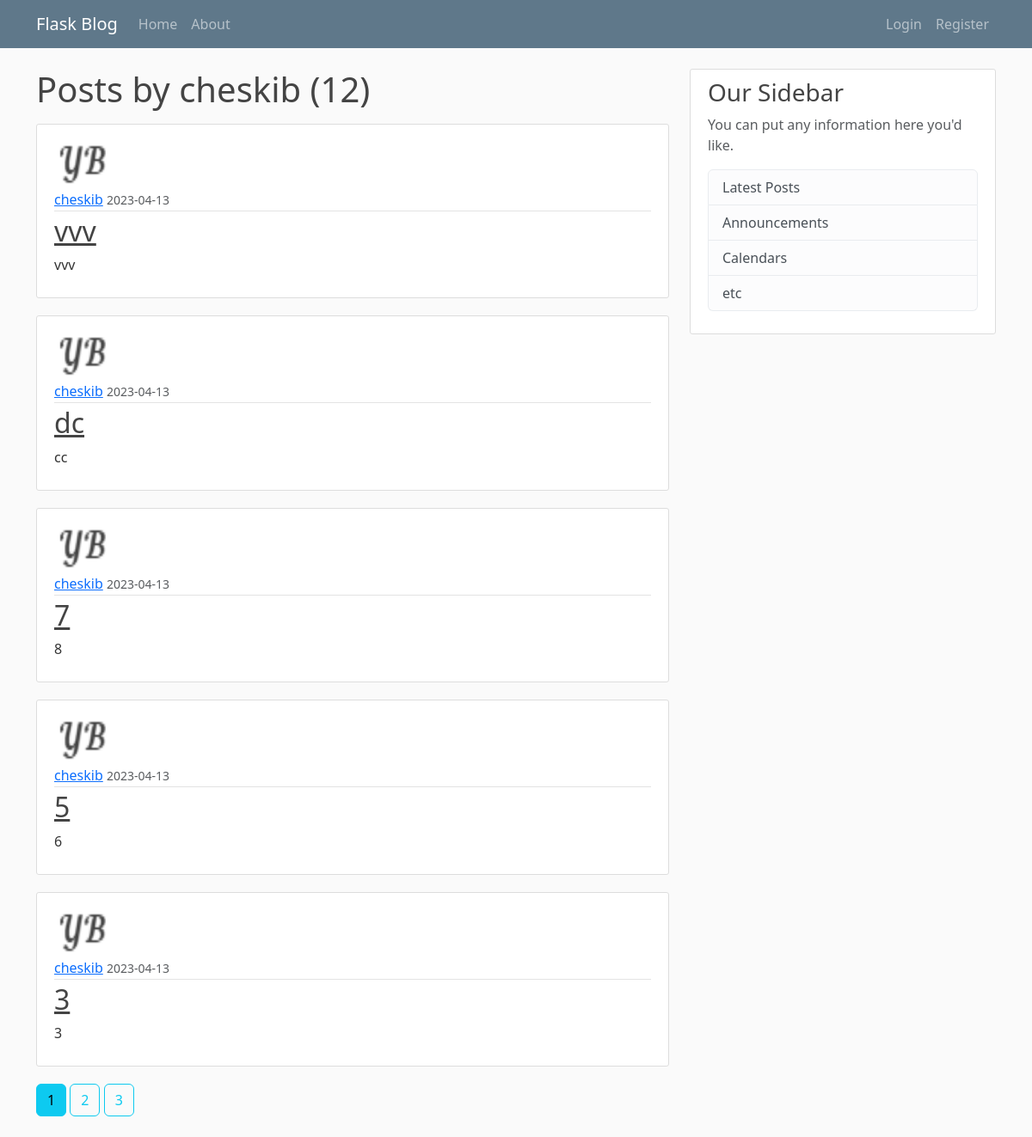
Page /user/cheskib on the committed database.
### flaskblog/models.py (models this page shows, shortened)
class User(db.Model, UserMixin):
    id         = db.Column(db.Integer, primary_key=True)
    username   = db.Column(db.String(20), unique=True, nullable=False)
    email      = db.Column(db.String(120), unique=True, nullable=False)
    image_file = db.Column(db.String(20), nullable=False, default='default.jpg')
    password   = db.Column(db.String(60), nullable=False)
    posts      = db.relationship('Post', backref='author', lazy=True)

class Post(db.Model):
    id          = db.Column(db.Integer, primary_key=True)
    title       = db.Column(db.String(100), nullable=False)
    date_posted = db.Column(db.DateTime, nullable=False, default=datetime.datetime.utcnow)
    content     = db.Column(db.Text, nullable=False)
    user_id     = db.Column(db.Integer, db.ForeignKey('user.id'), nullable=False)

### flaskblog/users/routes.py (the view)
@users.route('/user/<string:username>')
def user_posts(username):
    page = request.args.get('page', 1, type=int)
    user = User.query.filter_by(username=username).first_or_404()
    posts = Post.query.filter_by(author=user)\
        .order_by(Post.date_posted.desc())\
        .paginate(page=page, per_page=5)
    return render_template('user_posts.html', posts=posts, user=user)

### flaskblog/templates/user_posts.html
{% extends 'layout.html' %}
{% block content %}
    <h1 class="mb-3">Posts by {{ user.username }} ({{ posts.total }})</h1>
    {% for post in posts.items %}
    <article class="media content-section">
        <img class="rounded-circle article-img" src="{{ url_for('static', filename='profile-pics/' + post.author.image_file) }}">
        <div class="media-body">
          <div class="article-metadata">
            <a class="mr-2" href="{{ url_for('users.user_posts', username=post.author.username) }}">{{ post.author.username }}</a>
            <small class="text-muted">{{ post.date_posted.strftime('%Y-%m-%d') }}</small>
          </div>
          <h2><a class="article-title" href="{{ url_for('posts.post', post_id=post.id) }}">{{ post.title }}</a></h2>
          <p class="article-content">{{ post.content }}</p>
        </div>
    </article>
    {% endfor %}
    {% for page_num in posts.iter_pages(left_edge=1, right_edge=1, left_current=1, right_current=1) %}
      {% if page_num %}
        {% if posts.page == page_num %}
          <a class="btn btn-info mb-4" href="{{ url_for('users.user_posts',username=user.username, page=page_num) }}">{{ page_num }}</a>
        {% else %}
          <a class="btn btn-outline-info mb-4" href="{{ url_for('users.user_posts',username=user.username, page=page_num) }}">{{ page_num }}</a>
        {% endif %}
      {% else %}
        ...
      {% endif %}
    {% endfor %}
{% endblock content %}

### flaskblog/static/main.css (style rules this page uses)
body { background: #fafafa; color: #333333; margin-top: 5rem; }
h1, h2, h3, h4, h5, h6 { color: #444444; }
.content-section { background: #ffffff; padding: 10px 20px; border: 1px solid #dddddd; border-radius: 3px; margin-bottom: 20px; }
.article-title { color: #444444; }
.article-content { white-space: pre-line; }
.article-img { height: 65px; width: 65px; margin-right: 16px; }
.article-metadata { padding-bottom: 1px; margin-bottom: 4px; border-bottom: 1px solid #e3e3e3 }

### rows in the picture
User: username "cheskib"
Post: image_file (picture), author.username "cheskib", date_posted "2023-04-13", title "vvv", content "vvv"
Post: image_file (picture), author.username "cheskib", date_posted "2023-04-13", title "dc", content "cc"
Post: image_file (picture), author.username "cheskib", date_posted "2023-04-13", title "7", content "8"
Post: image_file (picture), author.username "cheskib", date_posted "2023-04-13", title "5", content "6"
Post: image_file (picture), author.username "cheskib", date_posted "2023-04-13", title "3", content "3"

### other values in the picture
{{ posts.total }} "12"
{{ page_num }} "1"
{{ page_num }} "2" "3"
